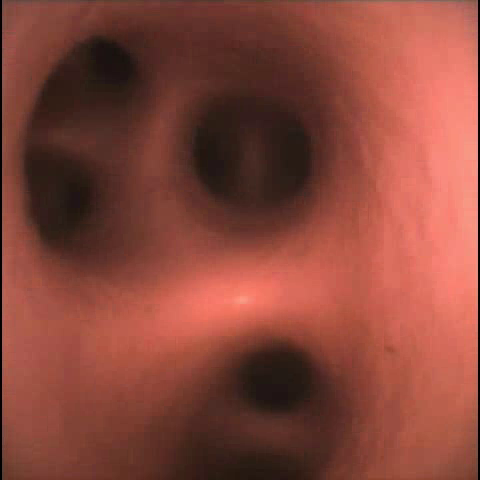
#> input picture data/lung_511_for_debug/images/00000001.png, 480 x 480 px, found by its file name; the run also reads 1 picture not shown here
$ python overlay_iamges.py
#> lines starting #> are read from the running program, lines starting #| are printed output that depends on the picture
import cv2
import numpy as np
import matplotlib.pyplot as plt

def overlay_images(gt_image_path, render_image_path, alpha=0.5):
    """
    将两张图像重叠，其中一张图像设置为透明度 alpha。

    Args:
        gt_image_path (str): Ground Truth 图像路径。
        render_image_path (str): 渲染图像路径。
        alpha (float): 渲染图像的透明度，范围 [0, 1]。
    """
#> called with alpha = 0.5
    # 加载两张图像
    gt_img = cv2.imread(gt_image_path, cv2.IMREAD_COLOR)  # 加载 GT 图像为 RGB
#> gt_img is the input picture: shape (480, 480, 3); mean B, G, R 58.4, 70.3, 135.6
    render_img = cv2.imread(render_image_path, cv2.IMREAD_GRAYSCALE)  # 加载 Render 图像为灰度
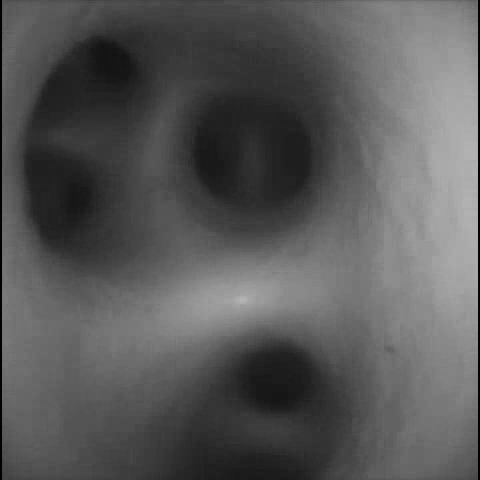
#> render_img: shape (480, 480); min 0, max 181, mean 88

    if gt_img is None or render_img is None:
        raise ValueError("Failed to load one or both images.")

    # 确保两张图像大小一致
    if gt_img.shape[:2] != render_img.shape:
        raise ValueError("The two images must have the same dimensions.")

    # 将灰度图像转换为彩色（3通道）
    render_colored = cv2.cvtColor(render_img, cv2.COLOR_GRAY2BGR)

    # 将两张图像叠加
    blended = cv2.addWeighted(gt_img, 1 - alpha, render_colored, alpha, 0)  # 叠加图像
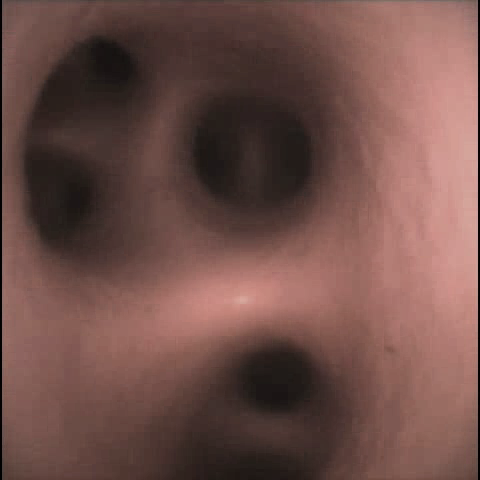
#> blended: shape (480, 480, 3); mean B, G, R 73.2, 79.1, 111.8

    # 显示所有图像
    plt.figure(figsize=(12, 8))

    # 显示 GT 原图
    plt.subplot(1, 3, 1)
    plt.imshow(cv2.cvtColor(gt_img, cv2.COLOR_BGR2RGB))  # 转换为 RGB 格式以供 Matplotlib 显示
    plt.title('GT Original (RGB)')
    plt.axis('off')

    # 显示 Render 原图
    plt.subplot(1, 3, 2)
    plt.imshow(render_img, cmap='gray')  # 直接显示灰度图
    plt.title('Render Original (Gray)')
    plt.axis('off')

    # 显示叠加结果
    plt.subplot(1, 3, 3)
    plt.imshow(cv2.cvtColor(blended, cv2.COLOR_BGR2RGB))  # 转换为 RGB 格式以供 Matplotlib 显示
    plt.title('Overlayed Images')
    plt.axis('off')

    plt.tight_layout()
    plt.show()
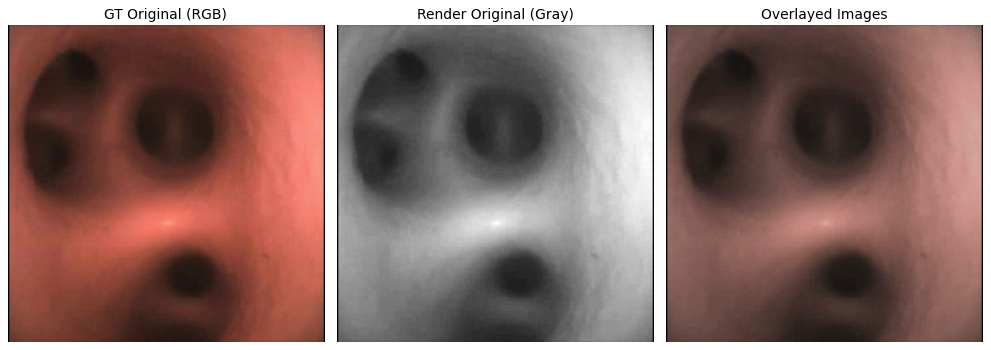
#> figure drawn by matplotlib, 3 panels

# 调用示例
overlay_images("data/lung_511_for_debug/images/00000001.png", "exp/neus-blender/use_3_images_1and11and51_only_render/save/it20000-test/00000001.png", alpha=0.5)
